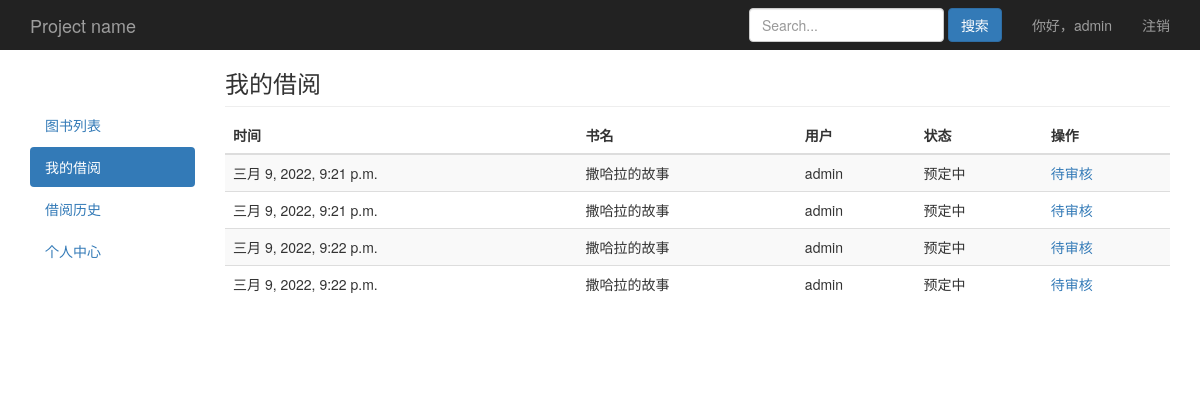
Screenshot of /book/myborrow/ (signed in) with the database file from the repository.
### book/models.py (models this page shows)
class User(AbstractUser):
    choice_gender = (
        ('male','男'),
        ('female','女'),
    )
    gender = models.CharField(max_length=6,choices=choice_gender,default='male',verbose_name='性别')
    mobile = models.IntegerField(null=True,blank=False,verbose_name='手机号码')
    class Meta:
        verbose_name_plural = '用户列表'
    def __str__(self):
        return self.username

class Record(models.Model):
    choice_status = (
        (1,'预定中'),
        (2,'已借阅'),
        (3,'归还中'),
        (4,'已归还'),
    )
    m_time = models.DateTimeField(auto_now=True,verbose_name='更新时间')
    username = models.ForeignKey(settings.AUTH_USER_MODEL,on_delete=models.CASCADE,related_name='log_username',verbose_name='用户')
    book = models.ForeignKey(Book,on_delete=models.CASCADE,related_name='log_book',verbose_name='书名')
    status = models.SmallIntegerField(choices=choice_status,verbose_name='状态')
    class Meta:
        verbose_name_plural = '借阅记录'

class Book(models.Model):
    name = models.CharField(max_length=30,blank=False,verbose_name='书名')
    category = models.ForeignKey(Category,on_delete=models.CASCADE,default='',blank=False,related_name='books_category',verbose_name='类别')
    author = models.CharField(max_length=30,null=True,blank=False,verbose_name='作者')
    publisher = models.CharField(max_length=30,null=True,blank=False,verbose_name='出版社')
    count = models.IntegerField(default=1,verbose_name='库存')
    img = models.ImageField(upload_to='book_img/%Y/%m/%d/',blank=True,null=True,default='book_img/default.jpg',verbose_name='书籍图片')
    content = models.TextField(null=True,blank=True,verbose_name='内容简介')
    create_time = models.DateTimeField(auto_now_add=True,verbose_name='入库时间')
    class Meta:
        verbose_name_plural = '图书列表'
    def __str__(self):
        return self.name

### book/views.py (the view)
# urls.py: path('book/myborrow/',views.book_myborrow,name='book_myborrow'),
@login_required
def book_myborrow(request):
	obj_record = Record.objects.filter(username=request.user,status__lt=4)
	paginator = Paginator(obj_record,10)
	page = request.GET.get('page')
	try:
		obj_record = paginator.page(page)
	except PageNotAnInteger:
		obj_record = paginator.page(1)
	except EmptyPage:
		obj_record = paginator.page(paginator.num_pages)
	return render(request,'book/myborrow.html',locals())

### book/templates/book/myborrow.html (shortened to what this page needs)
{% extends "book/base.html" %}
{% block nav %}
<ul class="nav nav-pills nav-stacked">
  <li ><a href="/">图书列表</a></li>
  <li class="active"><a href="/book/myborrow/">我的借阅<span class="sr-only">(current)</span></a></li>
  <li><a href="/book/borrowrecord/">借阅历史</a></li>
  <li><a href="/book/usercenter/">个人中心</a></li>
</ul>
{% endblock %}
{% block content %}
        <h3 class="sub-header">我的借阅</h3>
        <div class="table-responsive">
          <table class="table table-striped">
            <thead>
              <tr>
                <th>时间</th>
                <th>书名</th>
                <th>用户</th>
                <th>状态</th>
                <th>操作</th>
              </tr>
            </thead>
            <tbody>
              {% for field in obj_record %}
              <tr>
                <td>{{field.m_time}}</td>
                <td>{{field.book}}</td>
                <td>{{field.username}}</td>
                <td>{{field.get_status_display}}</td>
                <td>
                    {% if field.status == 2 %}
                    <a href="/book/{{field.id}}/return/">归还</a>
                    {% else %}
                    <a>待审核</a>
                    </td>
                    {% endif %}
              </tr>
              {% endfor %}
            </tbody>
          </table>
        </div>
{% endblock %}

### book/templates/book/base.html (shortened to what this page needs)
{% load static %}
<!doctype html>
<html lang="en">
<head>
  <link href="{% static "bootstrap-3.4.1-dist/css/bootstrap.min.css" %}" rel="stylesheet">
  <link href="{% static "css/style.css" %}" rel="stylesheet">
</head>
<body>
  <nav class="navbar navbar-inverse navbar-fixed-top">
    <div class="container">
      <div class="navbar-header">
        <a class="navbar-brand" href="/">Project name</a>
      </div>
      <div id="navbar" class="navbar-collapse collapse">
        <ul class="nav navbar-nav navbar-right">
          <li><a>你好，{{request.user}}</a></li>
          <li><a href="/logout/">注销</a></li>
        </ul>
        <form class="navbar-form navbar-right">
          <input type="text" class="form-control" placeholder="Search...">
          <button type="submit" class="btn btn-primary">搜索</button>
        </form>
      </div>
    </div>
  </nav>
  <div class="container">
    <div class="row">
      <div class="col-md-2">
        <div style="padding-top:55px"></div>
        {% block nav %} {% endblock %}
      </div>
      <div class="col-md-10">
        {% block content %}{% endblock %}
      </div>
    </div>
    <div class="row">
      <div class="col-md-6"></div>
      <div class="col-md-6">
      </div>
    </div>
  </div>
</body>
</html>

### book/static/css/style.css (style rules this page uses)
body { padding-top: 50px; }
.sub-header { padding-bottom: 10px; border-bottom: 1px solid #eee; }
.navbar-fixed-top { border: 0; }

### rows the page displays
User: user "admin"
Record: m_time "三月 9, 2022, 9:21 p.m.", book "撒哈拉的故事", username "admin", status "预定中", shows "待审核"
Record: m_time "三月 9, 2022, 9:21 p.m.", book "撒哈拉的故事", username "admin", status "预定中", shows "待审核"
Record: m_time "三月 9, 2022, 9:22 p.m.", book "撒哈拉的故事", username "admin", status "预定中", shows "待审核"
Record: m_time "三月 9, 2022, 9:22 p.m.", book "撒哈拉的故事", username "admin", status "预定中", shows "待审核"
